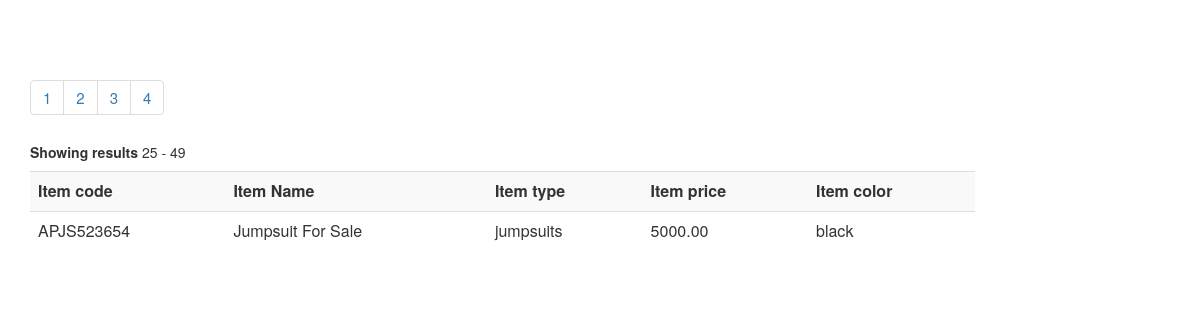
/test-dummies/pagination-test.php?page=4, run on the app's committed database.
### tables this page shows
CREATE TABLE `items_list` (
  `item_id` int(11) NOT NULL,
  `item_code` varchar(100) NOT NULL,
  `item_name` varchar(50) NOT NULL,
  `type` varchar(100) NOT NULL,
  `description` longtext NOT NULL,
  `additional_info` longtext NOT NULL,
  `color` varchar(20) NOT NULL,
  `image_path` varchar(100) NOT NULL,
  `item_price` decimal(10,2) NOT NULL,
  `item_size` varchar(10) NOT NULL,
  `item_quantity` int(11) NOT NULL,
  `upload_date` timestamp NOT NULL DEFAULT CURRENT_TIMESTAMP
);

### test-dummies/pagination-test.php (the view)
<head>
    <link rel="stylesheet" href="https://maxcdn.bootstrapcdn.com/bootstrap/3.3.7/css/bootstrap.min.css">
</head>
<div class="container" style="padding-top: 5%;">
    <div class="row">
        <div class="col-md-10" style="font-size: 15px;">
            <?php
            require_once __DIR__.'/../include/connect-db.inc.php';
            $get_items = mysqli_query($conn, "SELECT * FROM items_list");
            $noOfItems = mysqli_num_rows($get_items);
            $items_per_page = 8;
            $noOfPages = ceil($noOfItems/$items_per_page);
            echo "<ul class='pagination'>";
            for($page = 1;$page <= $noOfPages;$page++)
            {
                echo "<li><a href='pagination-test.php?page=" . $page . "'>".$page."</a></li>";
            }
            echo "</ul>";
            if(!isset($_GET['page']))
                $page = 1;
            else
                $page = $_GET['page'];
            $first_result = ($page-1)*$items_per_page;
            $run_query = mysqli_query($conn, "SELECT * FROM items_list LIMIT ".$first_result.",".$items_per_page."");
            echo "<h5><strong>Showing results </strong>".($first_result+1)." - ".($first_result+$noOfItems)."</h5>";
            echo "<table class='table table-striped'><tr><th>Item code</th><th>Item Name</th><th>Item type</th><th>Item price</th><th>Item color</th></tr>";
            while($all_items = mysqli_fetch_assoc($run_query))
            {
                echo "<tr><td>".$all_items['item_code']."</td><td>".$all_items['item_name']."</td><td>".$all_items['type']."</td><td>".$all_items['item_price']."</td>
                    <td>".$all_items['color']."</td></tr>";
            }
            echo "</table>";
            ?>
        </div>
    </div>
</div>

### data on the page
items_list: item_code "APJS523654", item_name "Jumpsuit For Sale", type "jumpsuits", item_price "5000.00", color "black"

### other printed values
$first_result+1 "25"
$first_result+$noOfItems "49"
